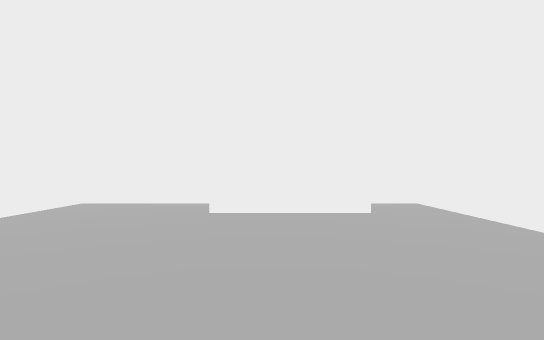
view 1 (above)

16 first-person views from a walk through a Unity game level. The camera is 1.5 m above the floor, looks level and sees 80° across. The floor is counted in squares, 2 m on a side. Each view is taken from the middle of a square. On the plan, view 1 faces up. The plan holds only what a view shows up to about 11 squares ahead; the rest is blank. The place goes on beyond the plan. The player is left out. Some surface patterns are stand-ins.

view 2
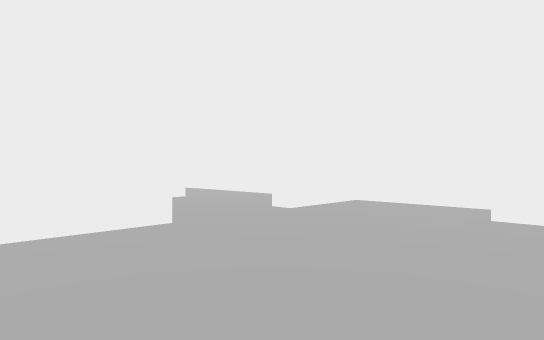

view 3
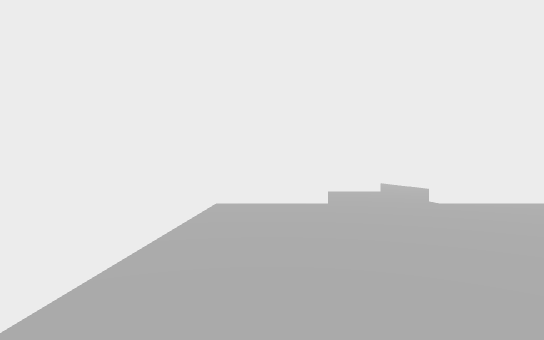

view 4
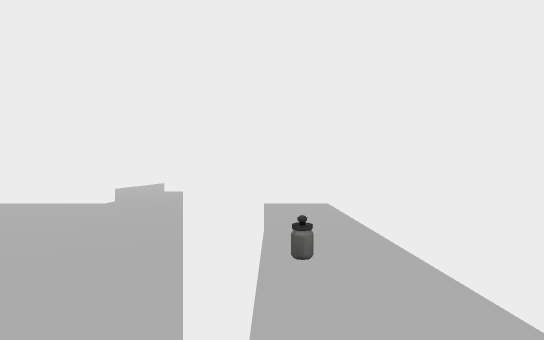

view 5
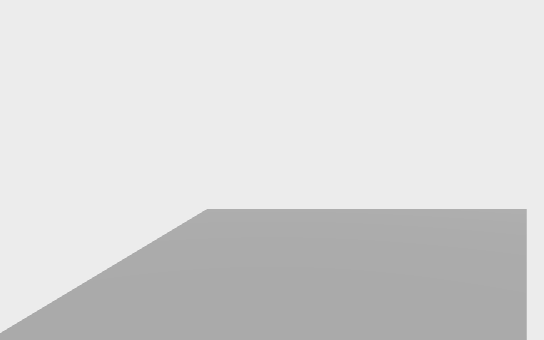

view 6
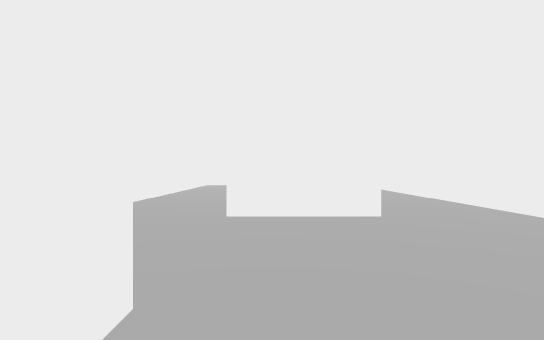

view 7
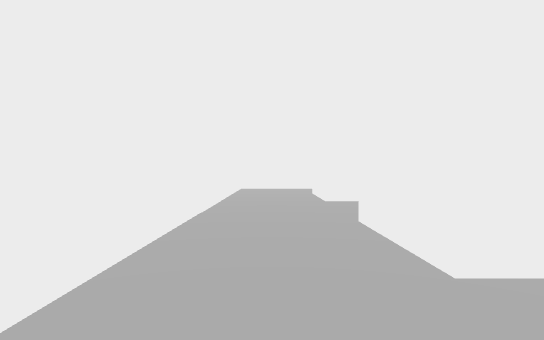

view 8
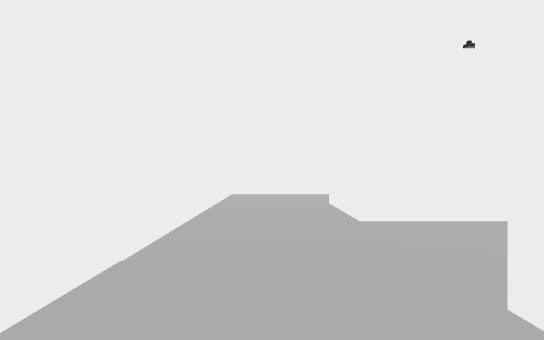

view 9
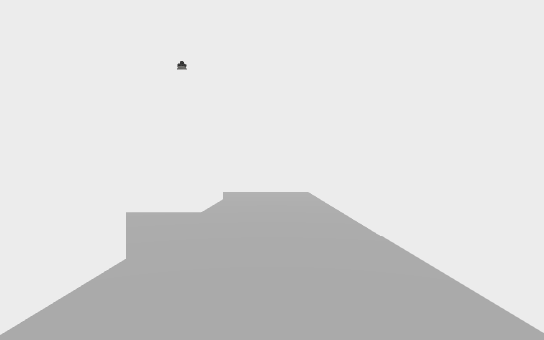

view 10
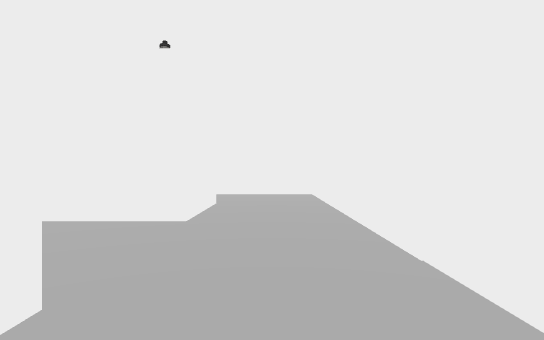

view 11
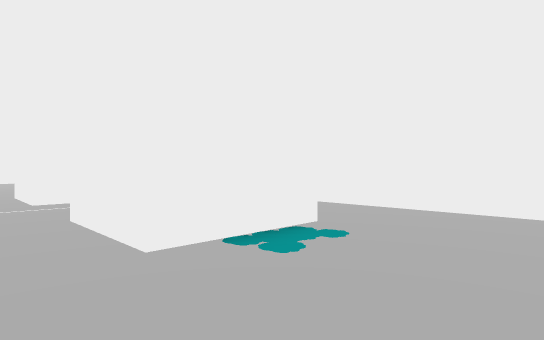

view 12
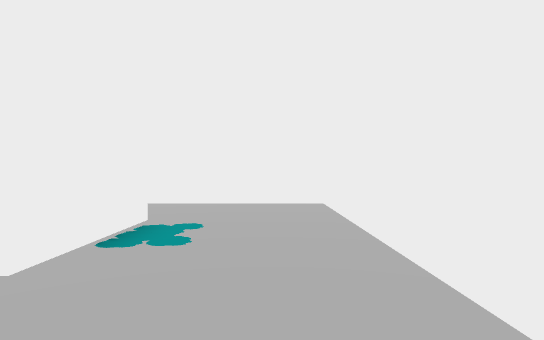

view 13
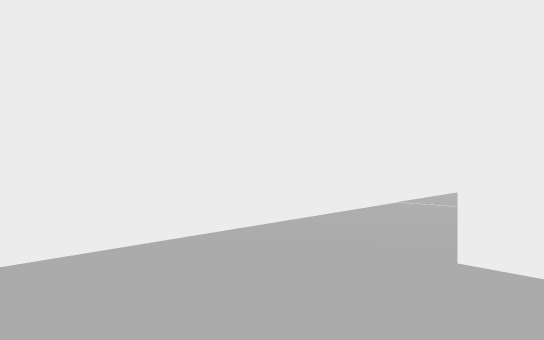

view 14
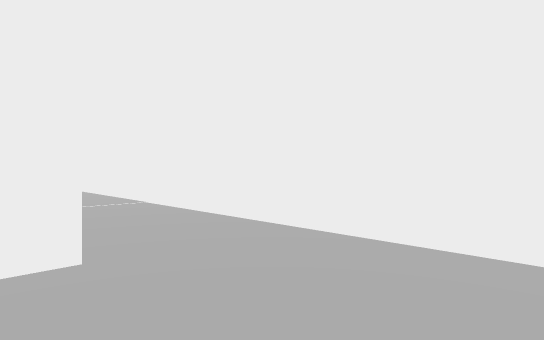

view 15
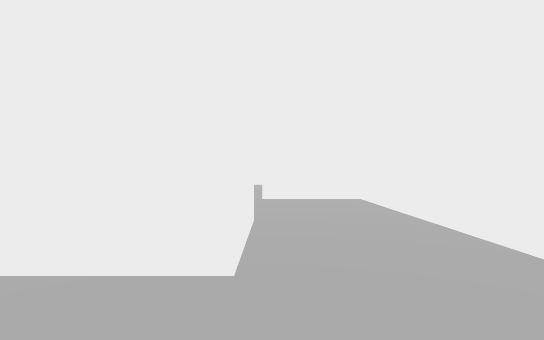

view 16
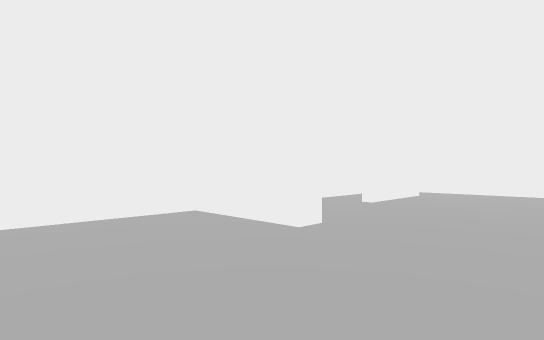

### Floor plan
Points are (right, up) in squares from view 1. A wall is a line through its corners. A room is listed if a view was taken in it or the views show most of it. See-through windows are left out.
Room 1 (views 1, 2, 3, 4, 5, 6)
walls: (-0.8, 5.9) (1.8, 5.9); (-4.7, 2.3) (-4.2, 2.3) (-4.2, -0.2) (3.3, -0.2) (3.3, 7.3) (-4.2, 7.3) (-4.2, 4.8); (1.8, 5.7) (-1.1, 5.7)
ways out: opening at (-5, 3.5) to room 2
objects: other object (0, 6)
Room 2 (views 7, 8, 9, 10, 11, 12, 13, 14, 15, 16)
walls: (-10.7, 4.8) (-8.2, 4.8) (-8.2, 2.3) (-10.7, 2.3) (-10.7, 4.8); (-13.7, 4.8) (-13.7, 2.3) (-16.2, 2.3) (-16.2, 4.8) (-13.7, 4.8); (-4.2, 4.8) (-4.7, 4.8) (-4.7, 7.3) (-19.2, 7.3) (-19.2, -0.2) (-4.7, -0.2) (-4.7, 2.3)
ways out: opening at (-5, 3.5) to room 1

Positions as (right, up) in squares from view 1, and headings:
1: (0, 0), facing up
2: (0, 0), facing up-left
3: (3, 1), facing left
4: (3, 6), facing left
5: (2, 6), facing down
6: (-3, 3), facing left
7: (-6, 1), facing left
8: (-9, 1), facing left
9: (-8, 6), facing left
10: (-9, 6), facing left
11: (-19, 6), facing down-right
12: (-18, 7), facing down
13: (-19, 4), facing up-right
14: (-19, 3), facing down-right
15: (-13, 2), facing right
16: (-8, 2), facing up-right
